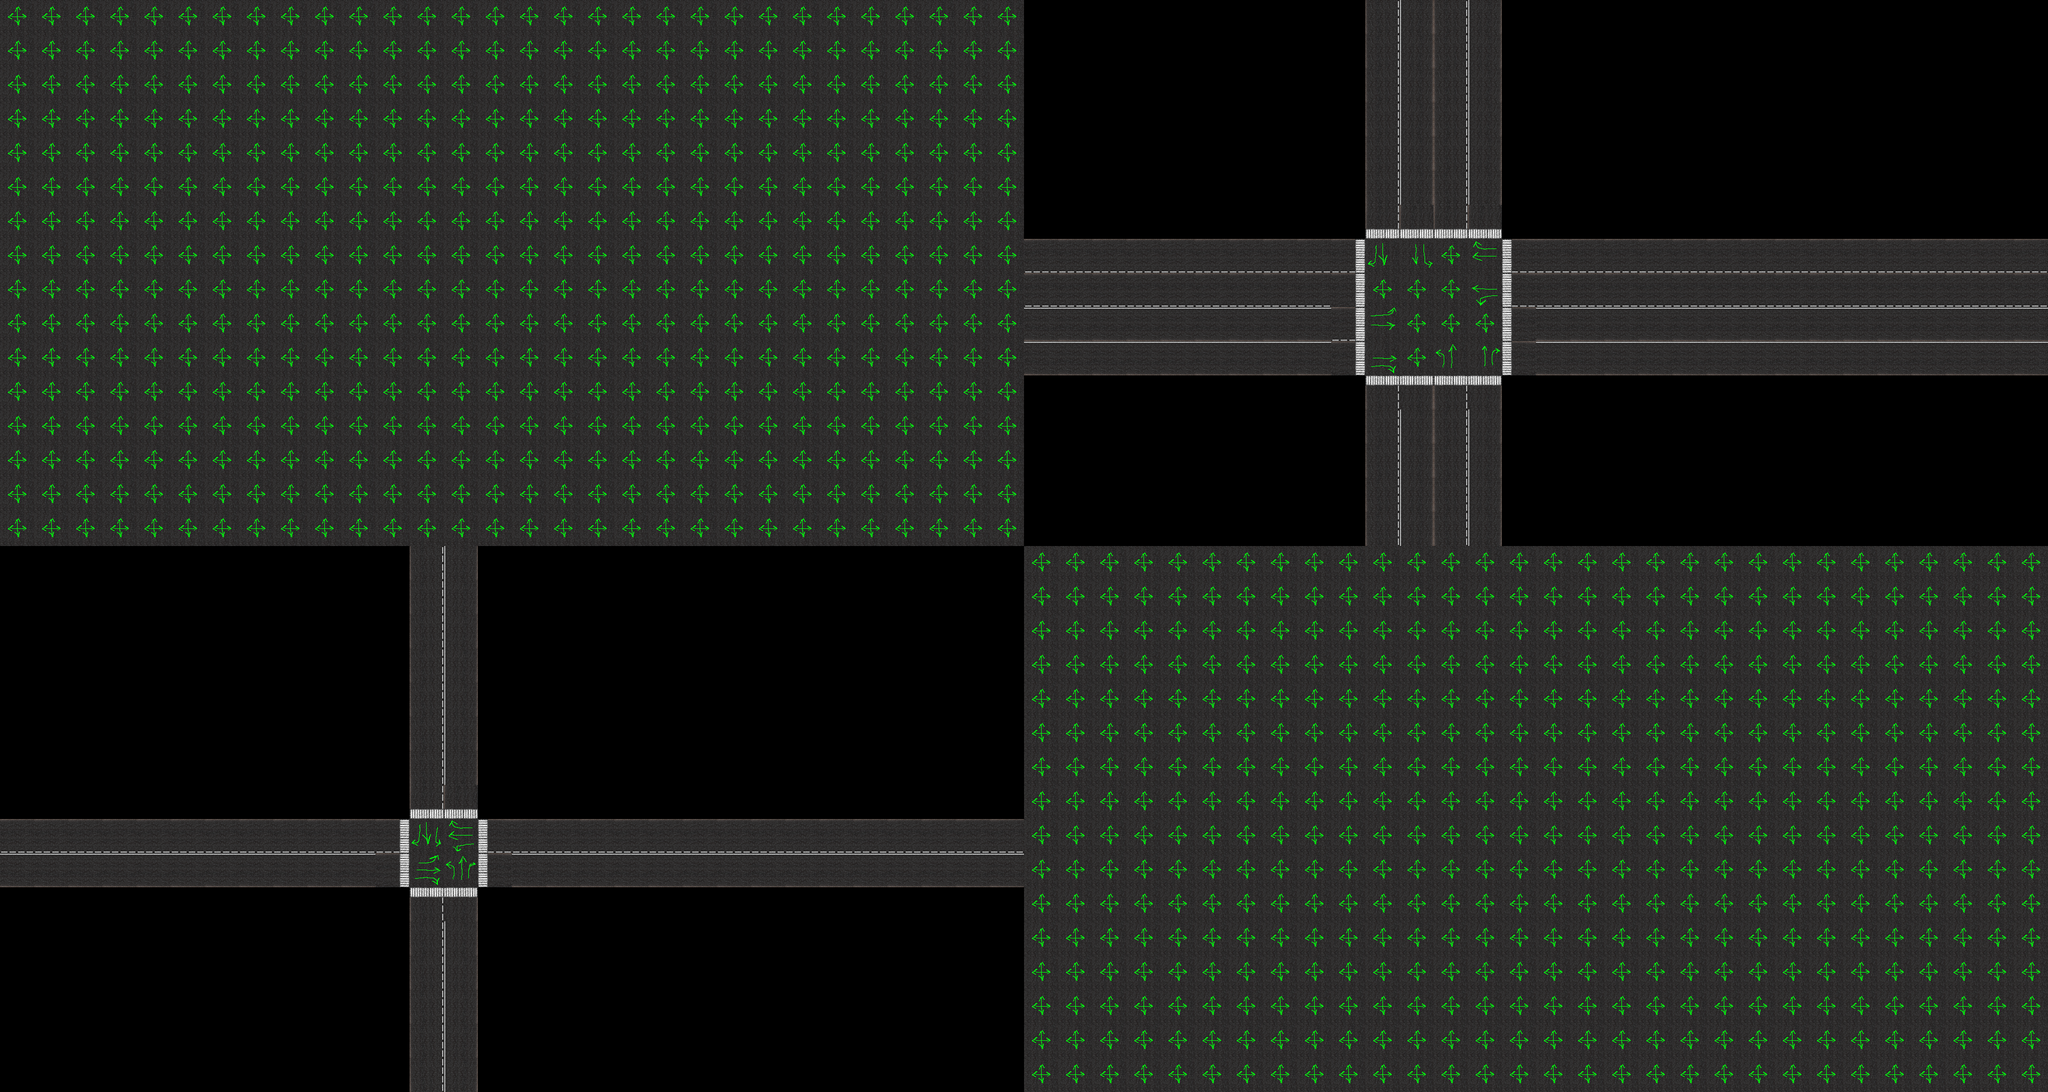

The image is a tile-based game level rendered from a .tmx file. Its description and source (layers, tilesets, objects; grid data summarised) follow:
An orthogonal 60x32 tile map with 64x64 px tiles, 1 tile layer (Tile Layer 1).

<map version="1.0" orientation="orthogonal" renderorder="right-down" width="60" height="32" tilewidth="64" tileheight="64" nextobjectid="1">
 <tileset firstgid="1" name="RoadTiles" tilewidth="64" tileheight="64">
  <image source="RoadTiles.png" width="512" height="512" />
 </tileset>
 <layer name="Tile Layer 1" width="60" height="32">
  <data>[1920 cells, 1216 non-empty, 26 distinct tile ids]</data>
 </layer>
</map>
